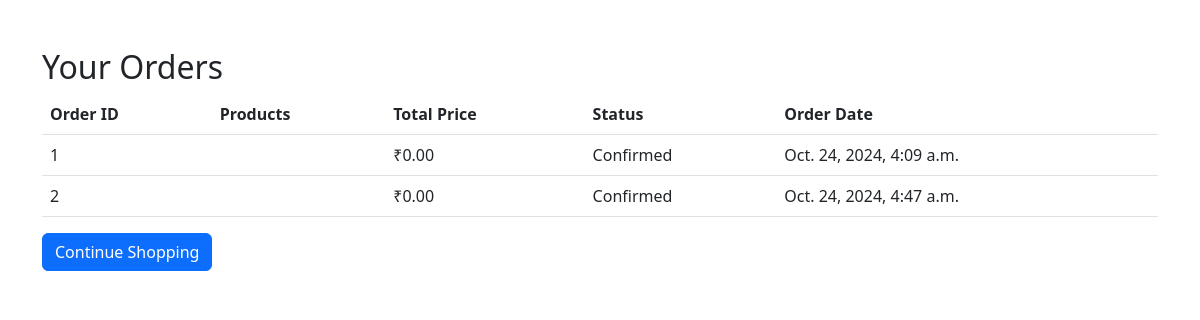
Page /orders/ (signed in) on the committed database.
### smileapp/models.py (models this page shows, shortened)
class Order(models.Model):
    user = models.ForeignKey(User, on_delete=models.CASCADE)
    total_amount = models.DecimalField(max_digits=10, decimal_places=2)
    payment_method = models.CharField(max_length=20)
    order_date = models.DateTimeField(auto_now_add=True)
    shipping_address = models.CharField(max_length=255)  # Add this field
    city = models.CharField(max_length=100)               # Add this field
    zip_code = models.CharField(max_length=10)            # Add this field
    status = models.CharField(max_length=20, default='Pending')

### smileapp/views.py (the view)
# urls.py: path('orders/',view_orders, name='orders'),
@login_required
def view_orders(request):
    if request.user.is_authenticated:
        orders = Order.objects.filter(user=request.user)  # Fetch orders for the logged-in user
    else:
        orders = []  # If the user is not logged in, return an empty list
    return render(request, 'orders.html', {'orders': orders})

### templates/orders.html (shortened to what this page needs)
<!DOCTYPE html>
<html lang="en">
<head>
    <link href="https://cdn.jsdelivr.net/npm/bootstrap@5.3.0/dist/css/bootstrap.min.css" rel="stylesheet">
</head>
<body>
<div class="container mt-5">
    <h2>Your Orders</h2>
    {% if orders %}
        <table class="table">
            <thead>
                <tr>
                    <th>Order ID</th>
                    <th>Products</th>
                    <th>Total Price</th>
                    <th>Status</th>
                    <th>Order Date</th>
                </tr>
            </thead>
            <tbody>
                {% for order in orders %}
                    <tr>
                        <td>{{ order.id }}</td>
                        <td>
                        </td>
                        <td>₹{{ order.total_amount }}</td>
                        <td>{{ order.status }}</td>
                        <td>{{ order.order_date }}</td>
                    </tr>
                {% endfor %}
            </tbody>
        </table>
    {% else %}
        <p>You have no orders.</p>
    {% endif %}
    <a href="{% url 'product_list' %}" class="btn btn-primary">Continue Shopping</a>
</div>
</body>
</html>

### rows in the picture
Order: id "1", total_amount "0.00", status "Confirmed", order_date "Oct. 24, 2024, 4:09 a.m."
Order: id "2", total_amount "0.00", status "Confirmed", order_date "Oct. 24, 2024, 4:47 a.m."
